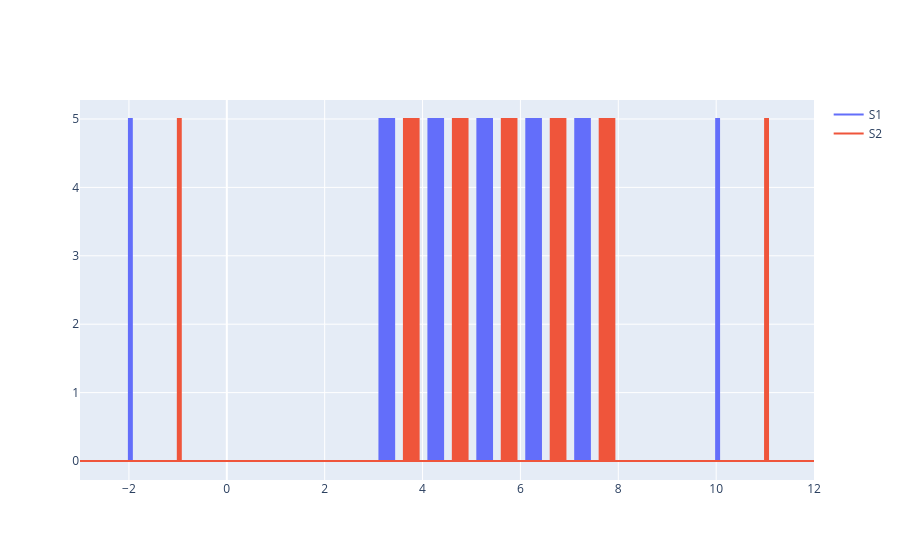

Notebook code for this chart:
### Code cell
fig = go.Figure() # type: ignore
fig.add_trace(
    go.Scatter(x = t, y = S1actcmd, mode="lines", name="S1")
)
fig.add_trace(
    go.Scatter(x = t, y = S2actcmd, mode="lines",  name="S2")
)

### Figure 1 — Plotly figure (JSON) as saved in the notebook; plotly's stock layout.template omitted (floating-point values rounded to 4 significant figures; data arrays with more than 128 entries replaced by an {"elided": "..."} marker saying what was removed)
{"data": [{"mode": "lines", "name": "S1", "type": "scatter", "x": {"elided": "15000 float values"}, "y": {"elided": "15000 int values"}}, {"mode": "lines", "name": "S2", "type": "scatter", "x": {"elided": "15000 float values"}, "y": {"elided": "15000 int values"}}], "layout": {}}
